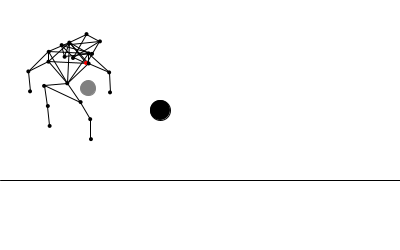
Frame 1 (no input)
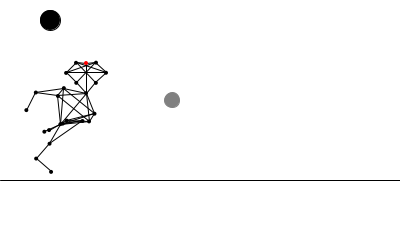
Frame 60 (the mouse pressed at the canvas centre just before this capture)
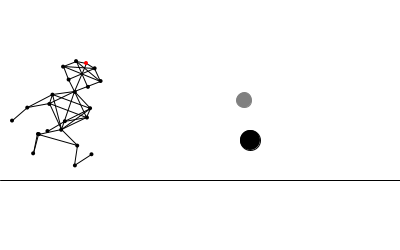
Frame 120 (the mouse held since frame 60 and released just before this capture)

The Processing sketch that drew these frames (run headless with seeded random() and noise(); from frame 60 on, the mouse is pressed at the canvas centre):

// Processing sketch: Hansje_Verlet_Integration
// ── Hansje_Verlet_Integration.pde
int xMin=0, xMax=400, yMin=0, yMax=180;
Verlet[] v = new Verlet[23];
Constraint[] c = new Constraint[40];
World w;
Force f1,f2;

void setup() {
  size(400,250);
  frameRate(30);

  //define world with gravity 1
  w = new World(1,.98);
  
  f1 = new Force(100,100,15,-12); f1.col=128;
  f2 = new Force(150,100,20,10); 
  
  //create verlets

  //head  
  v[0] = new Verlet(70,40);
  v[1] = new Verlet(80,30);
  v[2] = new Verlet(90,20);
  v[3] = new Verlet(80,10);
  v[4] = new Verlet(60,10);
  v[5] = new Verlet(50,20);
  v[6] = new Verlet(60,30);
  v[7] = new Verlet(70,10);

  //romp
  v[8] = new Verlet(50,50);
  v[9] = new Verlet(50,60);
  v[10] = new Verlet(70,80);
  v[11] = new Verlet(90,60);
  v[12] = new Verlet(90,50);
  
  //arms
  v[13] = new Verlet(30,70);
  v[14] = new Verlet(30,90);
  v[15] = new Verlet(110,70);
  v[16] = new Verlet(110,90);

  //legs
  v[17] = new Verlet(50,90);
  v[18] = new Verlet(90,90);
  v[19] = new Verlet(50,110);
  v[20] = new Verlet(50,130);
  v[21] = new Verlet(90,110);
  v[22] = new Verlet(90,130);
    
  //define solid verlets (fixed position)
  v[7].solid = true;  //keep hanging on the top of the head
  
  //connect the verlets with constraints
  c[0] = new Constraint(v[0],v[1]);
  c[1] = new Constraint(v[1],v[2]);
  c[2] = new Constraint(v[2],v[3]);
  c[3] = new Constraint(v[3],v[7]);
  c[4] = new Constraint(v[7],v[4]);
  c[5] = new Constraint(v[4],v[5]);
  c[6] = new Constraint(v[5],v[6]);
  c[7] = new Constraint(v[6],v[0]);
  c[8] = new Constraint(v[3],v[6]);
  c[9] = new Constraint(v[4],v[1]);
  c[10] = new Constraint(v[0],v[7]);
  c[11] = new Constraint(v[2],v[5]);
  c[12] = new Constraint(v[3],v[5]);
  c[13] = new Constraint(v[4],v[2]);
  
  //romp
  c[14] = new Constraint(v[0],v[8]);
  c[15] = new Constraint(v[8],v[9]);
  c[16] = new Constraint(v[9],v[10]);
  c[17] = new Constraint(v[10],v[11]);
  c[18] = new Constraint(v[11],v[12]);
  c[19] = new Constraint(v[12],v[0]);
  c[20] = new Constraint(v[11],v[0]);
  c[21] = new Constraint(v[9],v[0]);
  c[22] = new Constraint(v[8],v[10]);
  c[23] = new Constraint(v[0],v[10]);
  c[24] = new Constraint(v[8],v[12]);
  c[25] = new Constraint(v[9],v[11]);
  c[26] = new Constraint(v[10],v[12]);

  //arms
  c[27] = new Constraint(v[8],v[13]);
  c[28] = new Constraint(v[9],v[13]);
  c[29] = new Constraint(v[13],v[14]);
  c[30] = new Constraint(v[12],v[15]);
  c[31] = new Constraint(v[11],v[15]);
  c[32] = new Constraint(v[15],v[16]);
  
  //legs
  c[33] = new Constraint(v[10],v[17]);
  c[34] = new Constraint(v[10],v[18]);
  c[35] = new Constraint(v[17],v[19]);
  c[36] = new Constraint(v[19],v[20]);
  c[37] = new Constraint(v[18],v[21]);
  c[38] = new Constraint(v[21],v[22]);
  c[39] = new Constraint(v[17],v[18]);

  //c[40] = new Constraint(v[10],v[15]);
  //c[41] = new Constraint(v[10],v[13]);

  v[7].uberMove(86,63);
  
}
void draw() { 
  background(255);
  stroke(0);
  line(xMin,yMax,xMax,yMax);

  f1.draw();
  f2.draw();
  
  w.step(25);
  w.draw();

}
void mouseDragged() {
  v[7].uberMove(max(min(mouseX,xMax),xMin),63);
}

// ── Constraint.pde
class Constraint {
  Verlet v1,v2;
  float constraintLength;

  //constructor
  Constraint(Verlet verlet1, Verlet verlet2) {
    v1 = verlet1;
    v2 = verlet2;
    constraintLength = dist(v1.x,v1.y,v2.x,v2.y);
  }
  void solve() {
    float xdif = v1.x - v2.x;
    float ydif = v1.y - v2.y;
    float distance = dist(v1.x,v1.y,v2.x,v2.y);  
       
    //calculate new x,y for verlet 1 and 2
    xdif = (xdif/distance) * constraintLength / 2;
    ydif = (ydif/distance) * constraintLength / 2;
    v1.x = (v2.x + v1.x) / 2;
    v1.y = (v2.y + v1.y) / 2;
    v2.x = v1.x-xdif;
    v2.y = v1.y-ydif;
    v1.x += xdif;
    v1.y += ydif;
    
    //keep our solid verlets on the original place
    if (v1.solid) { v1.x = v1.xx; v1.y = v1.yy; }
    if (v2.solid) { v2.x = v2.xx; v2.y = v2.yy; }
    
  }  
}

// ── Force.pde
class Force {
  float radius=10;
  float x=100,y=100;
  float xr=4;
  float yr=4;
  color col=0;
  
  Force(float argX, float argY, float argRadius, float argSpeed) {
    x = argX;
    y = argY;
    xr = yr = argSpeed;
    radius = argRadius;    
  }
  void draw() {
    x+=xr; if (x-radius/2<xMin || x+radius/2>xMax) xr=-xr;
    y+=yr; if (y-radius/2<yMin || y+radius/2>yMax) yr=-yr;  

    fill(col);
    stroke(col);
    ellipse(x,y,radius,radius);
  }
}

// ── Verlet.pde
class Verlet {
  float x,y;
  float xx,yy;
  float xv,yv;
  boolean solid = false;

  //constructor
  Verlet(float argX, float argY) {
    uberMove(argX,argY);
  }
  void uberMove(float argX, float argY) {
    x=xx=argX;
    y=yy=argY;
  }  
  void impulseStep(float aGravity) {
    
    if (!solid) {
      yv += aGravity;

      if (x<xMin) { xv = -xv; x = xMin; }
      if (x>xMax) { xv = -xv; x = xMax; }
      if (y<yMin) { yv = -yv; y = yMin; }
      if (y>yMax) { yv = -yv; y = yMax; } 
      
      x += xv;
      y += yv;
    }
  }
  void frictionStep(float friction) {
    xv = x-xx;
    yv = y-yy;
    xv *= friction;
    yv *= friction;
    xx = x;
    yy = y;
  }
  void forceStep(float argX, float argY, float radius) {
    float xdif = x-argX;
    float ydif = y-argY;
    float distance = sqrt(pow(xdif,2) + pow(ydif,2));
    if(distance < radius) {
      xdif = (xdif/distance)*radius;
      ydif = (ydif/distance)*radius;
      x = x+xdif;
      y = y+ydif;
    }
  }

}

// ── World.pde
class World {
  float gravity, friction;
  
  World(float argGravity, float argFriction) {
    gravity=argGravity;
    friction=argFriction;
  }
  
  void step(int iterations) {
 
    //calculate gravity
    for (int i=0; i<v.length; i++) {
      v[i].impulseStep(gravity);
    }
            
    for (int iteration=0; iteration<iterations; iteration++) {
      //solve all constraints
      
      for (int i=0; i<v.length; i++) {
        v[i].forceStep(f1.x, f1.y, f1.radius);
        v[i].forceStep(f2.x, f2.y, f2.radius);
      }
    
      for (int i=0; i<c.length; i++) {
        //Michiel zegt dat dit niet in een vaste volgorde moet omdat je dan een voorkeursrichting krijgt.
        //Michiel zegt dat ik met veerconstantes moet werken en niet zoals ik nu doe: evenwicht zetten en daarna dempen
        c[i].solve();    
      }
    }
      
    for (int i=0; i<v.length; i++) {
      v[i].frictionStep(friction);
    }
    
  }
  void draw() {  
    //draw constraint axes/bars
    for (int i=0; i<c.length; i++) {
      line(c[i].v1.x,c[i].v1.y,c[i].v2.x,c[i].v2.y);
    }
    //draw verlet points
    for (int i=0; i<v.length; i++) {
      fill(v[i].solid?255:0,0,0);
      noStroke();
      ellipse(v[i].x,v[i].y,4,4);
      noFill();
    }
  }
}
